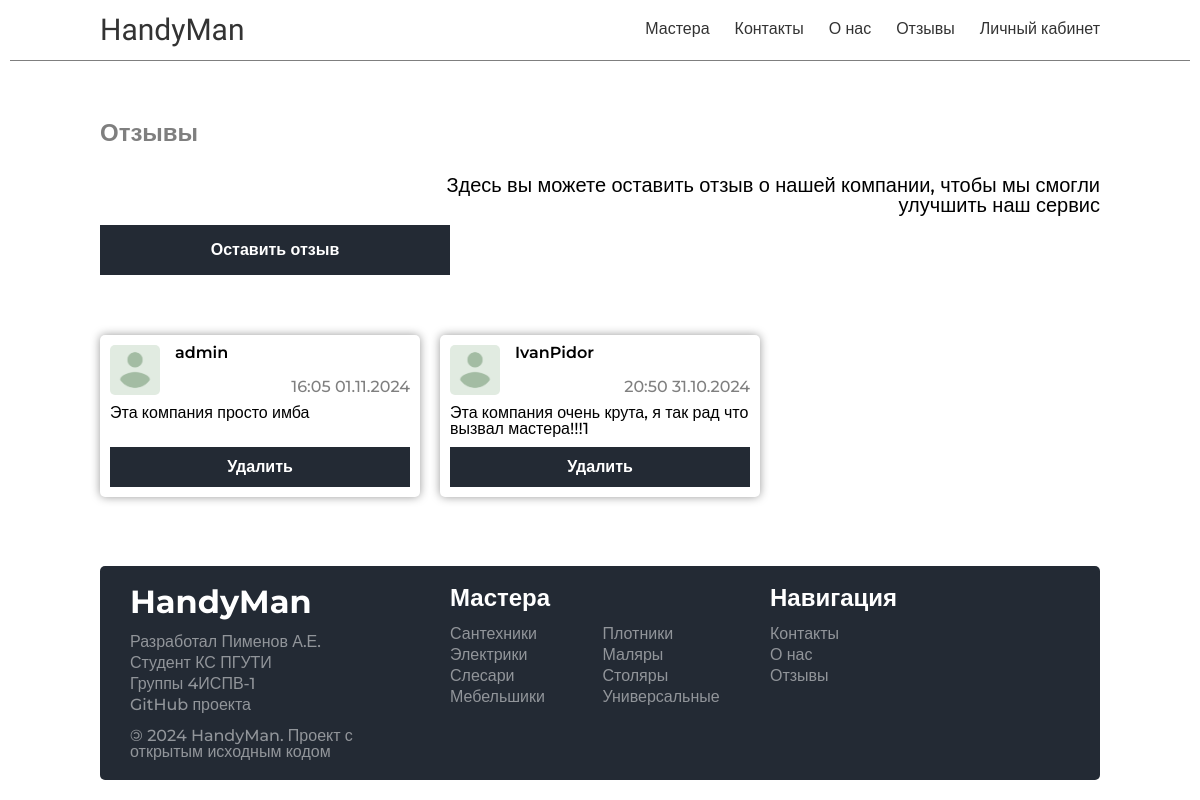
The app's page /feedbacks/ (signed in) with its own data.
### handyman/models.py (models this page shows, shortened)
class Feedbacks(models.Model):
    id = models.UUIDField(primary_key=True, default=uuid.uuid4, editable=False)
    name = models.CharField(max_length=100)
    feedback = models.TextField(max_length=200)
    created_at = models.DateTimeField(auto_now_add=True)

### handyman/views.py (the view)
# urls.py: path('feedbacks/', views.feedbacks, name='feedbacks'),
def feedbacks(request):
    feedback_list = Feedbacks.objects.all().order_by('-created_at')
    data = {
        "title": "Отзывы",
        "feedback_list": feedback_list
    }
    return render(request, "handyman/pages/feedback_pages/feedbacks.html", context=data)

### handyman/templatetags/custom_filters.py (called while the page is built)
@register.filter
def is_in_group(user, group_name):
    return user.groups.filter(name=group_name).exists()

### handyman/templates/handyman/pages/feedback_pages/feedbacks.html (shortened to what this page needs)
{% extends "base.html" %}
{% load custom_filters %}
{% load static %}
{% block content %}
    {% include "handyman/include/header.html" %}
    <div class="main-container">
        <div class="main">
            <div class="feedback">
                <div class="feedback-info">
                    <h1>Отзывы</h1>
                    <div class="text">
                        <p>Здесь вы можете оставить отзыв о нашей компании, чтобы мы смогли улучшить наш сервис</p>
                        {% if user.is_authenticated %}
                            {% if user|is_in_group:"user" %}
                                <button type="button" onclick="location.href='{% url 'add_feedback' %}'">Оставить отзыв
                                </button>
                            {% else %}
                                <p class="error">Отзывы могут оставлять только пользователи</p>
                                <button type="button" disabled>Оставить отзыв
                                </button>
                            {% endif %}
                        {% else %}
                            <p class="error">Отзывы могут оставлять только зарегистрированные пользователи</p>
                        {% endif %}
                    </div>
                </div>
                <ul>
                    {% for feedback in feedback_list %}
                        <li>
                            <div class="feedback-head">
                                <img src="{% static 'handyman/img/account/user.png' %}" alt="{{ feedback.name }}"/>
                                <div class="userinfo">
                                    <h2>{{ feedback.name }}</h2>
                                    <p>{{ feedback.created_at|date:"H:i d.m.Y" }}</p>
                                </div>
                            </div>
                            <div class="feedback-body">
                                <p>{{ feedback.feedback }}</p>
                            </div>
                            {% if user|is_in_group:"admin" %}
                                <div class="feedback-foot">
                                <form action="{% url 'delete_feedback' feedback.id %}" method="post">
                                    <button type="submit">Удалить</button>
                                </form>
                            </div>
                            {% endif %}
                        </li>
                    {% empty %}
                        <p>Пока нет отзывов</p>
                    {% endfor %}
                </ul>
            </div>
        </div>
    </div>
    {% include "handyman/include/footer.html" %}
{% endblock content %}

### handyman/static/handyman/css/style.css (style rules this page uses)
* { box-sizing: border-box }
html, body, div, span, applet, object, iframe, h1, h2, h3, h4, h5, h6, p, blockquote, pre, a, abbr, acronym, address, big, cite, code, del, dfn, em, img, ins, kbd, q, s, samp, small, strike, strong, sub, sup, tt, var, b, u, i, center, dl, dt, dd, ol, ul, li, fieldset, form, label, legend, table, caption, tbody, tfoot, thead, tr, th, td, article, aside, canvas, details, embed, figure, figcaption, footer, header, hgroup, menu, nav, output, ruby, section, summary, time, mark, audio, video { margin: 0; padding: 0; border: 0; font-size: 100%; vertical-align: baseline }
body { line-height: 1 }
ol, ul { list-style: none }
body { min-height: 100vh; display: flex; flex-direction: column }
body .main-container { flex: 1 }
:root { --swiper-pagination-color: #2c2a4d }
.main-container { display: flex; flex-direction: column; align-items: center; margin: 0 10px }
.main-container .main { font-family: "Montserrat", sans-serif; font-weight: 500; flex-direction: column; width: 1000px }
.feedback { margin-top: 60px; display: flex; flex-direction: column }
.feedback-info h1 { font-size: 24px; color: rgba(0, 0, 0, .5) }
.feedback-info .text { margin-top: 30px; text-align: right; display: flex; flex-direction: column; gap: 10px; font-size: 20px }
.feedback-info .text p { max-width: 700px; align-self: flex-end }
.feedback-info .text button { width: 350px; height: 50px; border: none; outline: none; font-size: 16px; font-weight: 600; padding: 0 15px; background-color: #232a34; color: #fff; transition: all .25s ease-in-out; cursor: pointer; align-self: flex-start }
.feedback ul { margin-top: 60px; display: grid; grid-template-columns:repeat(3, 1fr); gap: 20px }
.feedback ul li { padding: 10px; -webkit-box-shadow: 0px 0px 10px 0px rgba(0, 0, 0, .4); -moz-box-shadow: 0px 0px 10px 0px rgba(0, 0, 0, .4); box-shadow: 0px 0px 10px 0px rgba(0, 0, 0, .4); transition: all .3s ease-out; cursor: pointer; border-radius: 5px; -webkit-border-radius: 5px; -moz-border-radius: 5px; -khtml-border-radius: 5px; display: flex; flex-direction: column; gap: 10px; min-width: 300px }
.feedback ul li .feedback-head { display: flex; gap: 15px }
.feedback ul li .feedback-head img { width: 50px; object-fit: cover; height: 50px; border-radius: 5px; -webkit-border-radius: 5px; -moz-border-radius: 5px; -khtml-border-radius: 5px }
.feedback ul li .feedback-head .userinfo { display: flex; flex-direction: column; width: 100% }
.feedback ul li .feedback-head .userinfo h2 { font-weight: 600 }
.feedback ul li .feedback-head .userinfo p { align-self: flex-end; margin-top: auto; color: rgba(0, 0, 0, .5) }
.feedback ul li .feedback-body { flex: 1 }
.feedback ul li .feedback-body p { word-wrap: break-word; white-space: pre-wrap; max-width: 100% }
.feedback ul li .feedback-foot { display: flex; align-items: center; justify-content: center }
.feedback ul li .feedback-foot button { width: 300px; height: 40px; border: none; outline: none; font-size: 16px; font-weight: 600; padding: 0 15px; background-color: #232a34; color: #fff; transition: all .25s ease-in-out; cursor: pointer }

### records on screen
Feedbacks: name "admin", created_at "16:05 01.11.2024", feedback "Эта компания просто имба"
Feedbacks: name "IvanPidor", created_at "20:50 31.10.2024", feedback "Эта компания очень крута, я так рад что вызвал мастера!!!1"
